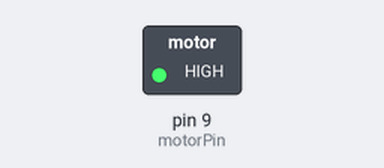
Recording of a sketch running on a simulated Arduino Uno, built with avr-gcc and run on an emulated ATmega328P. Shown: switched loads named in the sketch (green lamp = pin HIGH).

Above: at 2.5 s.
At 5.5 s:
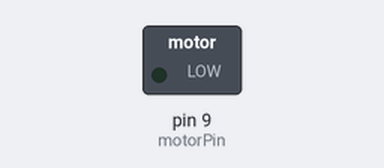
Timing chart, 0 to 7.8 s (numbered marks = the images above):
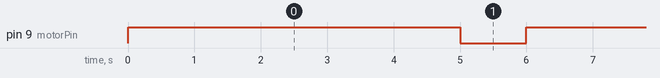

The sketch:

MWE_Ch08_GearheadDigital.ino
```cpp
/*
Make: Wearable Electronics
 Gearhead Motor Digital Example
 */

//initialize variables
int motorPin = 9;

void setup() {
  pinMode(motorPin, OUTPUT);
}

void loop () {
  // turn motor on
  digitalWrite(motorPin, HIGH);
  delay(5000);
  // turn motor off
  digitalWrite(motorPin, LOW);
  delay(1000);
}
```

Measured:
- by itself, pin 9 (motorPin): alternates HIGH for 5.0 s and LOW for 1.0 s
